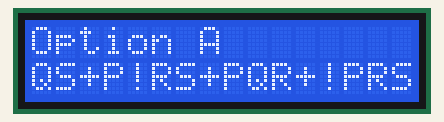
Simulated run of this program. Board: ESP32. Shown: 16×2 character LCD.

Above: at 0.21 s.
At 0.82 s:
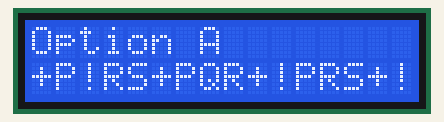
At 1.42 s:
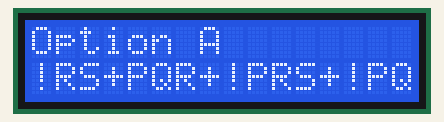
At 2.03 s:
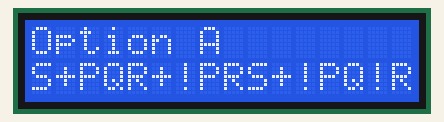
At 2.93 s:
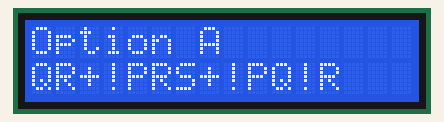

The program:

main.cpp
```cpp
#include <LiquidCrystal.h>

// Pin mapping
const int rs = 33;
const int en = 32;
const int d4 = 25;
const int d5 = 26;
const int d6 = 27;
const int d7 = 14;

// Initialize LCD
LiquidCrystal lcd(rs, en, d4, d5, d6, d7);

// Text to scroll
String scrollText = "QS+P!RS+PQR+!PRS+!PQ!R   ";  // Extra spaces to pause after full scroll
int scrollIndex = 0;

void setup() {
  lcd.begin(16, 2);
  lcd.clear();
  lcd.setCursor(0, 0);
  lcd.print("Option A");
}

void loop() {
  lcd.setCursor(0, 1);
  // Display 16 characters starting from scrollIndex
  lcd.print(scrollText.substring(scrollIndex, scrollIndex + 16));

  scrollIndex++;

  // Reset index when we reach the end
  if (scrollIndex > scrollText.length() - 16) {
    scrollIndex = 0;
  }

  delay(300);  // Control scroll speed
}
```

Measured:
- by itself, everything shown: repeats every 3.0 s, in 10 steps
